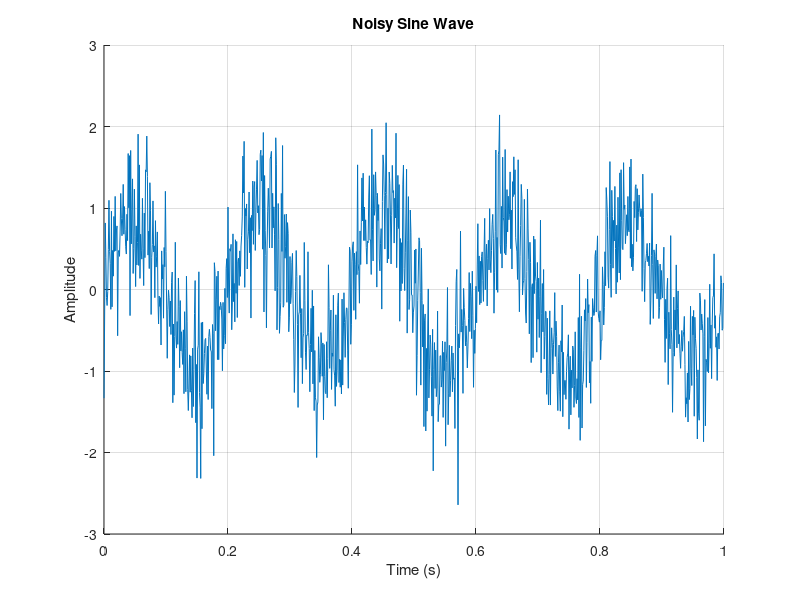
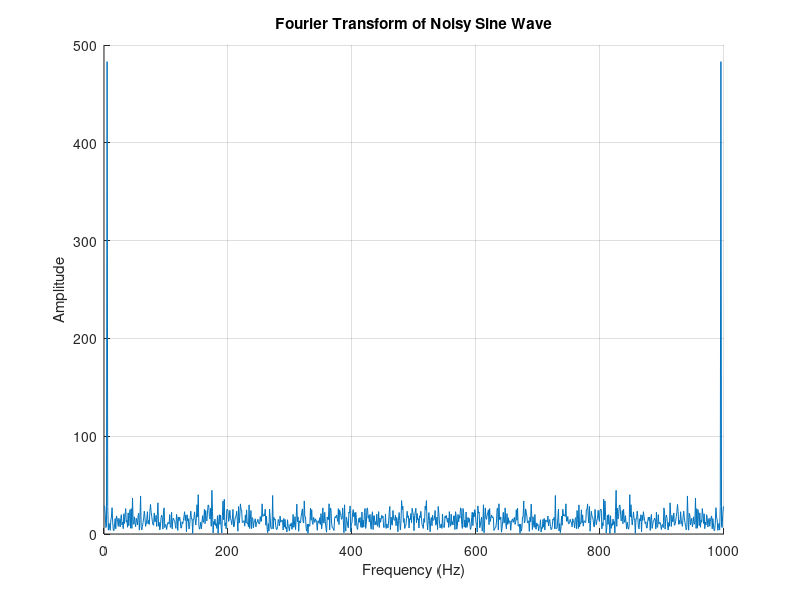
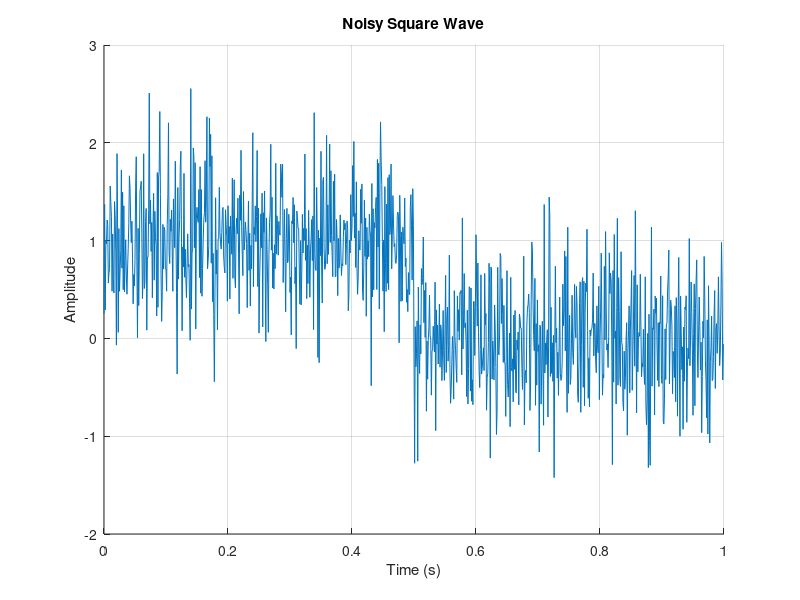
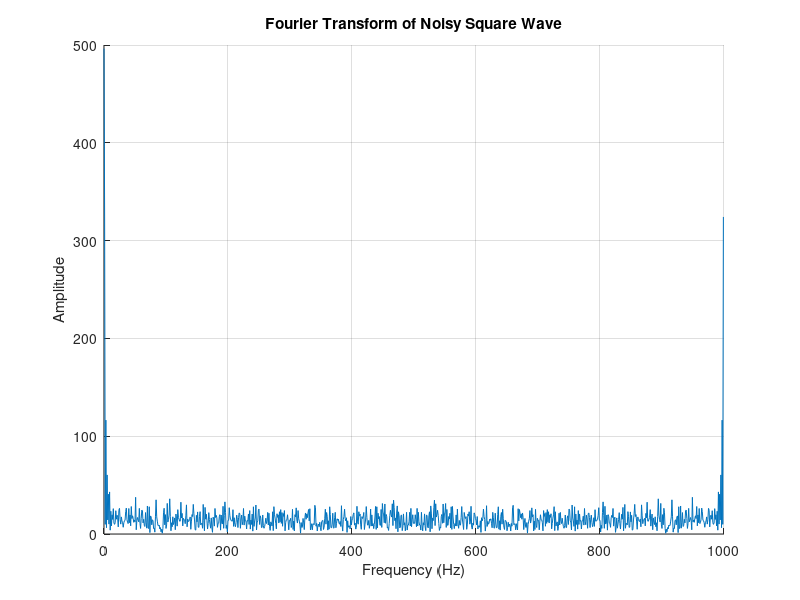

Reproduce these figures in MATLAB, in order.
clc
clear
close all

% パラメータ設定
dt = 0.001; % 1ステップの時間 [秒]
times = 0:dt:1-dt; % 時間ベクトル
N = length(times); % サンプル数
Tp = 0.04; % 時定数

f = 5; % サイン波の周波数 [Hz]
sigma = 0.5; % ノイズの分散

rng(1); % 乱数シードの設定

% サイン波の生成
x_s = sin(2 * pi * times * f);
x = x_s + sigma * randn(1, N);

% 矩形波の生成
y_s = zeros(1, N);
y_s(1:floor(N/2)) = 1;
y = y_s + sigma * randn(1, N);

% フーリエ変換の実行
X = fft(x);
Y = fft(y);

% 周波数ベクトルの生成
f_vec = (0:N-1)*(1/(N*dt));

% ノイズを加えたサイン波のプロット
figure;
grid on
hold on
plot(times, x);
title('Noisy Sine Wave');
xlabel('Time (s)');
ylabel('Amplitude');

% サイン波のフーリエ変換結果のプロット
figure;
grid on
hold on
plot(f_vec, abs(X));
title('Fourier Transform of Noisy Sine Wave');
xlabel('Frequency (Hz)');
ylabel('Amplitude');

% ノイズを加えた矩形波のプロット
figure;
grid on
hold on
plot(times, y);
title('Noisy Square Wave');
xlabel('Time (s)');
ylabel('Amplitude');

% 矩形波のフーリエ変換結果のプロット
figure;
grid on
hold on
plot(f_vec, abs(Y));
title('Fourier Transform of Noisy Square Wave');
xlabel('Frequency (Hz)');
ylabel('Amplitude');

% ローパスフィルタの適用
phi_r = x; % サイン波のノイズを加えた信号を使用
phi_r_f = zeros(size(phi_r));
D_phi_r_f = zeros(size(phi_r));

for i = 1:length(phi_r)
    if i == 1
        phi_r_f(i) = phi_r(i);
        D_phi_r_f(i) = 0;
    else
        D_phi_r_f(i) = (1/Tp) * (phi_r(i) - phi_r_f(i-1));
        phi_r_f(i) = D_phi_r_f(i) * dt + phi_r_f(i-1);
    end
end

% ローパスフィルタ後のサイン波のプロット
figure;
grid on
hold on
plot(times, phi_r_f);
title('Low-Pass Filtered Sine Wave');
xlabel('Time (s)');
ylabel('Amplitude');

% ローパスフィルタの適用
phi_r = y; % 矩形波のノイズを加えた信号を使用
phi_r_f = zeros(size(phi_r));
D_phi_r_f = zeros(size(phi_r));

for i = 1:length(phi_r)
    if i == 1
        phi_r_f(i) = phi_r(i);
        D_phi_r_f(i) = 0;
    else
        D_phi_r_f(i) = (1/Tp) * (phi_r(i) - phi_r_f(i-1));
        phi_r_f(i) = D_phi_r_f(i) * dt + phi_r_f(i-1);
    end
end

% ローパスフィルタ後の矩形波のプロット
figure;
grid on
hold on
plot(times, phi_r_f);
title('Low-Pass Filtered Square Wave');
xlabel('Time (s)');
ylabel('Amplitude');
